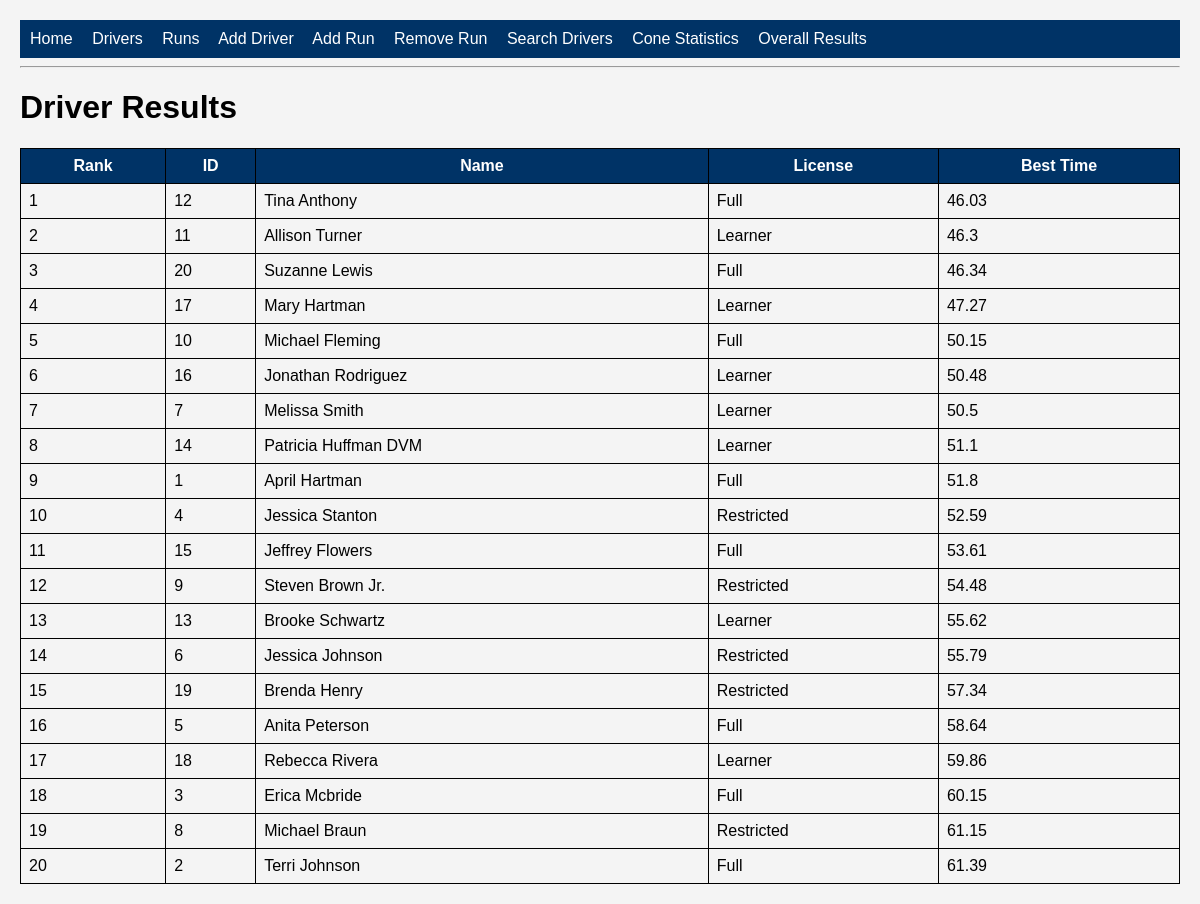
The page /results on the database as committed earlier.
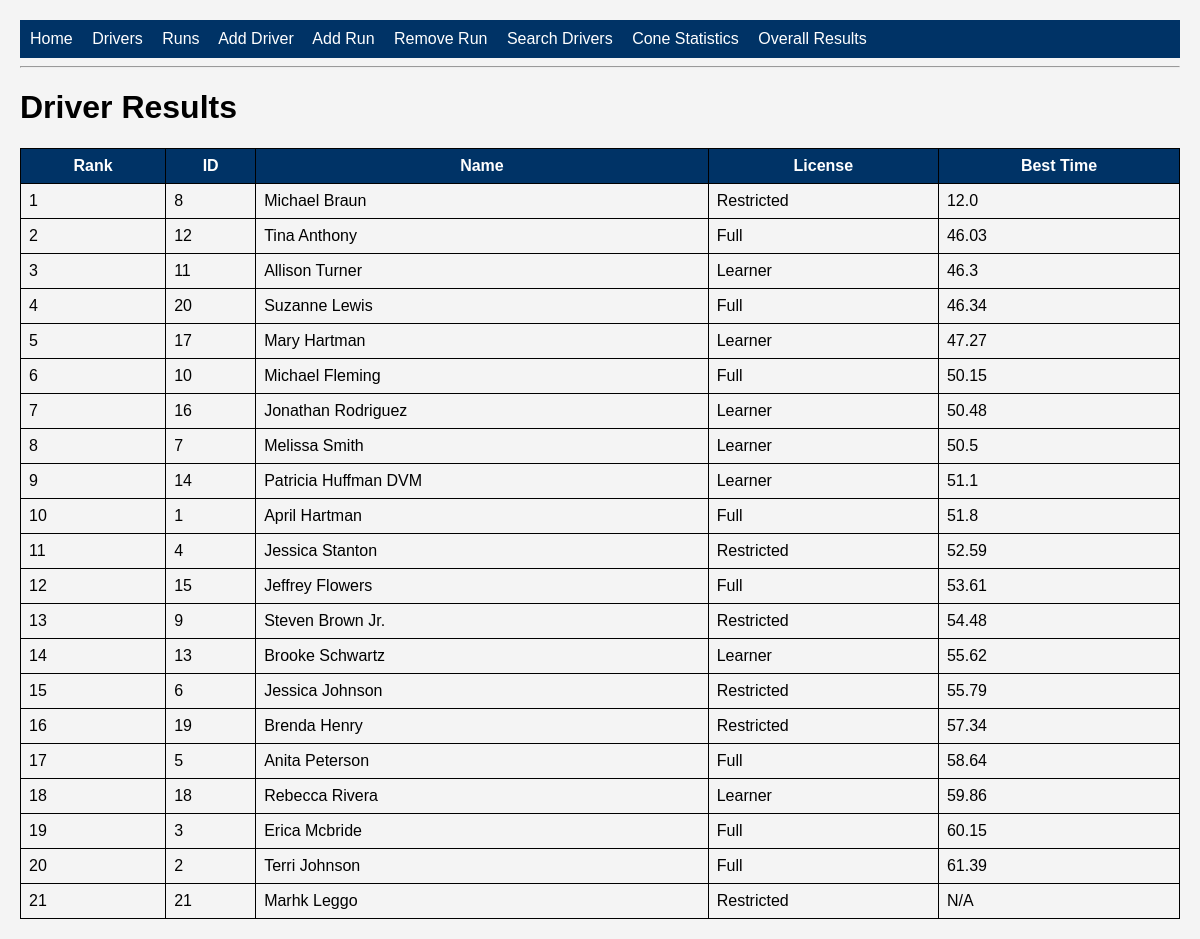
The same page on the database as committed later.
### tables this page shows
CREATE TABLE drivers (

    id INTEGER PRIMARY KEY,

    name TEXT NOT NULL,

    license_type TEXT NOT NULL

);

### app.py (the view)
@app.route("/results")
def results():
    conn = sqlite3.connect(DB_PATH)
    cursor = conn.cursor()
    cursor.execute(
        """
        SELECT *
        FROM drivers
        """
    )
    drivers = cursor.fetchall()
    cursor.execute(
        """

        SELECT

        runs.driver_id,

        courses.course_name,

        runs.run_time,

        runs.cones

        FROM runs

        JOIN courses

        ON runs.course_id = courses.id

        """
    )
    runs = cursor.fetchall()
    conn.close()
    driver_results_list = []
    for driver_id, name, license_type in drivers:
        adjusted_time_a = None
        adjusted_time_b = None
        for d_id, course_name, run_time, cones in runs:
            if d_id == driver_id:
                current_adjusted_time = (
                    run_time + (cones * 2)
                )
                if course_name == "Course A":
                    if (
                        adjusted_time_a is None
                        or current_adjusted_time < adjusted_time_a
                    ):
                        adjusted_time_a = (
                            current_adjusted_time
                        )
                elif course_name == "Course B":
                    if (
                        adjusted_time_b is None
                        or current_adjusted_time < adjusted_time_b
                    ):
                        adjusted_time_b = (
                            current_adjusted_time
                        )
        if (
            adjusted_time_a is not None
            and adjusted_time_b is not None
        ):
            best_overall_time = min(
                adjusted_time_a,
                adjusted_time_b
            )
        elif adjusted_time_a is not None:
            best_overall_time = adjusted_time_a
        elif adjusted_time_b is not None:
            best_overall_time = adjusted_time_b
        else:
            best_overall_time = "N/A"
        driver_results_list.append(
            (
                driver_id,
                name,
                license_type,
                best_overall_time
            )
        )
    sorted_driver_results = sorted(
        driver_results_list,
        key=lambda x:
        (
            x[3]
            if isinstance(
                x[3],
                (int, float)
            )
            else float("inf")
        )
    )
    return render_template(
        "results.html",
        results=sorted_driver_results
    )

### templates/results.html
{% extends "base.html" %}
{% block content %}
<h1>Driver Results</h1>
<table>
<tr>
<th>Rank</th>
<th>ID</th>
<th>Name</th>
<th>License</th>
<th>Best Time</th>
</tr>
{% for driver in results %}
<tr>
<td>{{ loop.index }}</td>
<td>{{ driver[0] }}</td>
<td>{{ driver[1] }}</td>
<td>{{ driver[2] }}</td>
<td>{{ driver[3] }}</td>
</tr>
{% endfor %}
</table>
{% endblock %}

### templates/base.html (shortened to what this page needs)
<!DOCTYPE html>
<html>
<head>
    <link
        rel="stylesheet"
        href="/static/style.css">
</head>
<body>
<nav>
    <a href="/">Home</a>
    <a href="/drivers">Drivers</a>
    <a href="/runs">Runs</a>
    <a href="/add_driver">Add Driver</a>
    <a href="/add_run">Add Run</a>
    <a href="/remove_run">Remove Run</a>
    <a href="/search">Search Drivers</a>
    <a href="/cones">Cone Statistics</a>
    <a href="/results">Overall Results</a>
</nav>
<hr>
{% block content %}
{% endblock %}
</body>
</html>

### static/style.css (style rules this page uses)
body { font-family: Arial, sans-serif; background-color: #f4f4f4; margin: 20px; }
nav { background-color: #003366; padding: 10px; }
nav a { color: white; margin-right: 15px; text-decoration: none; }
table { border-collapse: collapse; width: 100%; }
th, td { border: 1px solid black; padding: 8px; }
th { background-color: #003366; color: white; }

Rows that differ between the two databases and show on the page:
shown differently, row unchanged: drivers "Michael Braun": driver "61.15" → "12.0"; moves up the list
added drivers: id "21", name "Marhk Leggo", license_type "Restricted", driver "N/A"
